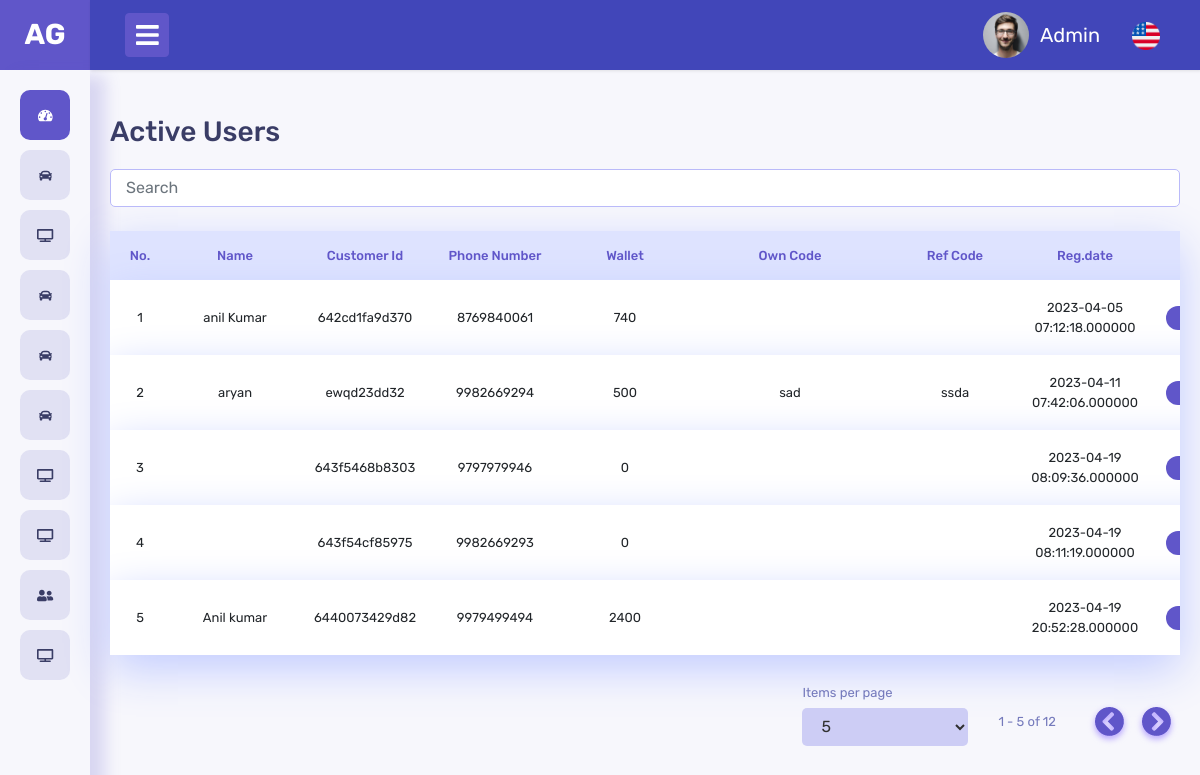
The app's page /admin/manage_user/index.php with its own data.
### tables this page shows
CREATE TABLE `tbl_user` (
  `userId` int(11) NOT NULL,
  `clientId` varchar(100) NOT NULL,
  `name` varchar(20) NOT NULL,
  `phoneNumber` varchar(20) NOT NULL,
  `wallet` int(10) NOT NULL,
  `mycouponcode` varchar(300) NOT NULL,
  `refcouponcode` varchar(300) NOT NULL,
  `isActive` varchar(11) NOT NULL,
  `createAt` datetime(6) NOT NULL
);

### admin/manage_user/index.php (the view, shortened to what this page needs)
<?php include '../pages/header.php'; ?>
<?php
   $search =  $_GET['search'];
   if($search != null){
      $resultdata = $con->query("select * from tbl_user  where clientId like '%$search%' or name like '%$search%' or phoneNumber like '%$search%'  or mycouponcode like '%$search%'  or refcouponcode like '%$search%' ");
   }else{
       $resultdata = $con->query("SELECT * from `tbl_user` ");
   }
    $result = array();
    while($row = mysqli_fetch_array($resultdata)) {
        $result[] = $row;
    }
?>
<h3>Active Users</h3>
                   <form action="../manage_user/index.php" class="cust-searchbar">
				  <div class="input-group">
				 <input type="text" class="form-control" placeholder="Search" name="search">
			 </div>
			</form>
            <div class="users-table mt-4 mb-4">
              <div class="table-responsive">
                <table  class="table hover data-table-export nowrap" id= "table-id">
                  <thead>
                    <tr>
                       <th class="align-middle" scope="col">Name</th>
                       <th class="align-middle" scope="col">Customer Id</th>
                        <th class="align-middle" scope="col">Phone Number</th>
                        <th class="align-middle" scope="col">Wallet</th>
                        <th class="align-middle" scope="col">Own Code</th>
                        <th class="align-middle" scope="col">Ref Code</th>
                        <th class="align-middle" scope="col">Reg.date</th>
                       <th class="align-middle" scope="col" style="text-align: center;">Action</th>
                          </tr>
                           </thead>
                            <tbody>
                            <?php foreach($result as $value){ ?>
                             <tr>
								<td class="align-middle"><?php echo $value['name']?></td>
								<td class="align-middle"><?php echo $value['clientId']?></td>
                                 <td class="align-middle"><?php echo $value['phoneNumber']?></td>
                                 <td class="align-middle"><?php echo $value['wallet']?></td>
                                 <td class="align-middle"><?php echo $value['mycouponcode']?></td>
                                 <td class="align-middle"><?php echo $value['refcouponcode']?></td>
                                <td class="align-middle"><?php echo $value['createAt']?></td>
								<td class="align-middle align-right">
								   <label class="switch">
												<input type="checkbox" checked><span class="slider round"></span></label> &nbsp;
										</td>
										 </tr>
									 <?php } ?>
								   </tbody>
								  </table>
								 </div>
								<br>
							   <div class="pagination users-table-pagination mt-1">
                    <div class="page-number">
                       <p>Items per page</p>
                      <div class="form-group page-drop-size">
											 		<select class  ="form-control" name="state" id="maxRows">
														 <option value="5">5</option>
														</select>
									  	</div>
                   </div>
	                 <div class="number-of-page"><p>1 - 5  of  12 </p></div>
	                  <div class='pagination-container number-pn' >
				       <nav>
				         <ul class="pagination">
                    <li data-page="prev" >
								      <span> <img src=".././images/prev.png"> <span class="sr-only">(current)</span></span>
								    </li>
                    <li data-page="next" id="prev">
								       <span> <img src=".././images/next.png"> <span class="sr-only">(current)</span></span>
								    </li>
				        </ul>
				      </nav>
			      </div>
            </div>
           </div>
<?php include '../pages/footer.php'; ?>

### admin/css/style.css (style rules this page uses)
body { font-family: 'Rubik', sans-serif; color:#3A3D66; line-through:1.5; }
label { font-size:14px; }
i, span { display: inline-block; }
ul { margin: 0; padding: 0; list-style: none; }
body, .wrapper { overflow-x: hidden; }
.form-group { margin-bottom: 0px; }
.users-table .table { margin-bottom: 0rem; }
.users-table .table-responsive { box-shadow: 0px 14px 44px #c1cbff; }
.users-table .table-responsive thead { background-color: #DEE3FF; }
.users-table .table td, .users-table .table th { font-size: 13px; border: none; font-weight: normal; padding: 15px 5px; }
.users-table .table thead th { vertical-align: bottom; border-bottom: none; color: #6056C9; font-weight: 500; }
.users-table .table tbody tr { box-shadow: 0px 14px 44px #c1cbff; background-color: #fff; }
.users-table .table tbody tr td:last-child * { cursor: pointer; user-select: none; }
.users-table .table tbody tr td:last-child { text-align: right; padding-right: 25px; min-height: 75px; display: flex; justify-content: flex-end; align-items: center; }
ul.pagination li { display: none; }
ul.pagination li:first-child, ul.pagination li:last-child { display: block; }
.switch { position: relative; display: inline-block; width: 44px; height: 24px; margin: 0; }
.slider { position: absolute; cursor: pointer; top: 0; left: 0; right: 0; bottom: 0; background-color: #DEE3FF; -webkit-transition: .4s; transition: .4s; }
.slider:before { position: absolute; content: ""; height: 18px; width: 18px; left: 3px; bottom: 4px; background-color: white; -webkit-transition: .4s; transition: .4s; }
.switch input:checked + .slider { background-color: #6056C9; }
.switch input:checked + .slider:before { -webkit-transform: translateX(20px); -ms-transform: translateX(20px); transform: translateX(20px); }
.slider.round { border-radius: 34px; }
.slider.round:before { border-radius: 50%; }
.users-table-pagination { align-items: center; justify-content: flex-end; }
.users-table-pagination p { color: #757ABC; margin-bottom: 5px; font-size: 13px; }
.number-of-page { margin: 0 30px; }
@media only screen and (min-width: 768px) and (max-width: 1299px) { .users-table .table td, .users-table .table th { min-width: 130px; } }
@media only screen and (min-width: 768px) and (max-width: 1299px) { .users-table .table td:nth-child(6), .users-table .table th:nth-child(6) { min-width: 200px; } }
.form-control { width: 100% !important; padding-left: 15px; margin: 0px 0 20px 0; border: 1px solid #BABAF9; border-radius: 5px !important; }
.form-container-tabs input:not([submit]), input:not([radio]), input:not([checkbox]) { max-width: -webkit-fill-available; }
.cust-searchbar { margin-top: 20px; width: 100%; }
.number-pn img { cursor: pointer; }
.page-drop-size select, .page-drop-size select:focus, .page-drop-size select:active { background-color: #cdcdf5; color:#303030; border: none; }
.users-table .table td, .users-table .table th { text-align: center; }

### records on screen
tbl_user: name "anil Kumar", clientId "642cd1fa9d370", phoneNumber "8769840061", wallet "740", createAt "2023-04-05 07:12:18.000000"
tbl_user: name "aryan", clientId "ewqd23dd32", phoneNumber "9982669294", wallet "500", mycouponcode "sad", refcouponcode "ssda", createAt "2023-04-11 07:42:06.000000"
tbl_user: clientId "643f5468b8303", phoneNumber "9797979946", wallet "0", createAt "2023-04-19 08:09:36.000000"
tbl_user: clientId "643f54cf85975", phoneNumber "9982669293", wallet "0", createAt "2023-04-19 08:11:19.000000"
tbl_user: name "Anil kumar", clientId "6440073429d82", phoneNumber "9979499494", wallet "2400", createAt "2023-04-19 20:52:28.000000"
